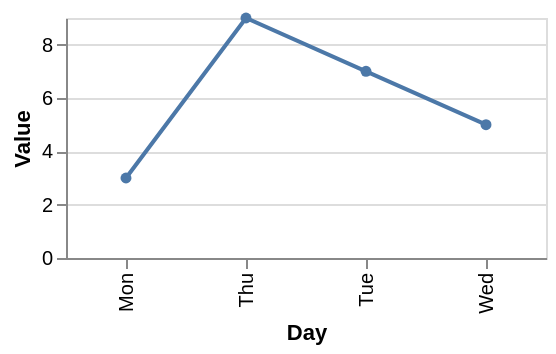

Source (notebook cell):
### Markdown cell above
## `application/vnd.vegalite.v5+json`

A minimal Vega-Lite v5 specification.

### Code cell
class VegaLiteFixture(DisplayObject):
    def _repr_mimebundle_(self, include=None, exclude=None):
        spec = {
            "$schema": "https://vega.github.io/schema/vega-lite/v5.json",
            "description": "Small Vega-Lite fixture",
            "width": 240,
            "height": 120,
            "data": {"values": [{"x": "Mon", "y": 3}, {"x": "Tue", "y": 7}, {"x": "Wed", "y": 5}, {"x": "Thu", "y": 9}]},
            "mark": {"type": "line", "point": True},
            "encoding": {
                "x": {"field": "x", "type": "ordinal", "title": "Day"},
                "y": {"field": "y", "type": "quantitative", "title": "Value"},
            },
        }
        return {"application/vnd.vegalite.v5+json": spec, "text/plain": "Vega-Lite v5 fixture"}, {}

display(VegaLiteFixture())

### Figure 1 — Vega-Lite specification as saved in the notebook (floating-point values rounded to 4 significant figures)
{"$schema": "https://vega.github.io/schema/vega-lite/v5.json", "data": {"values": [{"x": "Mon", "y": 3}, {"x": "Tue", "y": 7}, {"x": "Wed", "y": 5}, {"x": "Thu", "y": 9}]}, "description": "Small Vega-Lite fixture", "encoding": {"x": {"field": "x", "title": "Day", "type": "ordinal"}, "y": {"field": "y", "title": "Value", "type": "quantitative"}}, "height": 120, "mark": {"point": true, "type": "line"}, "width": 240}
